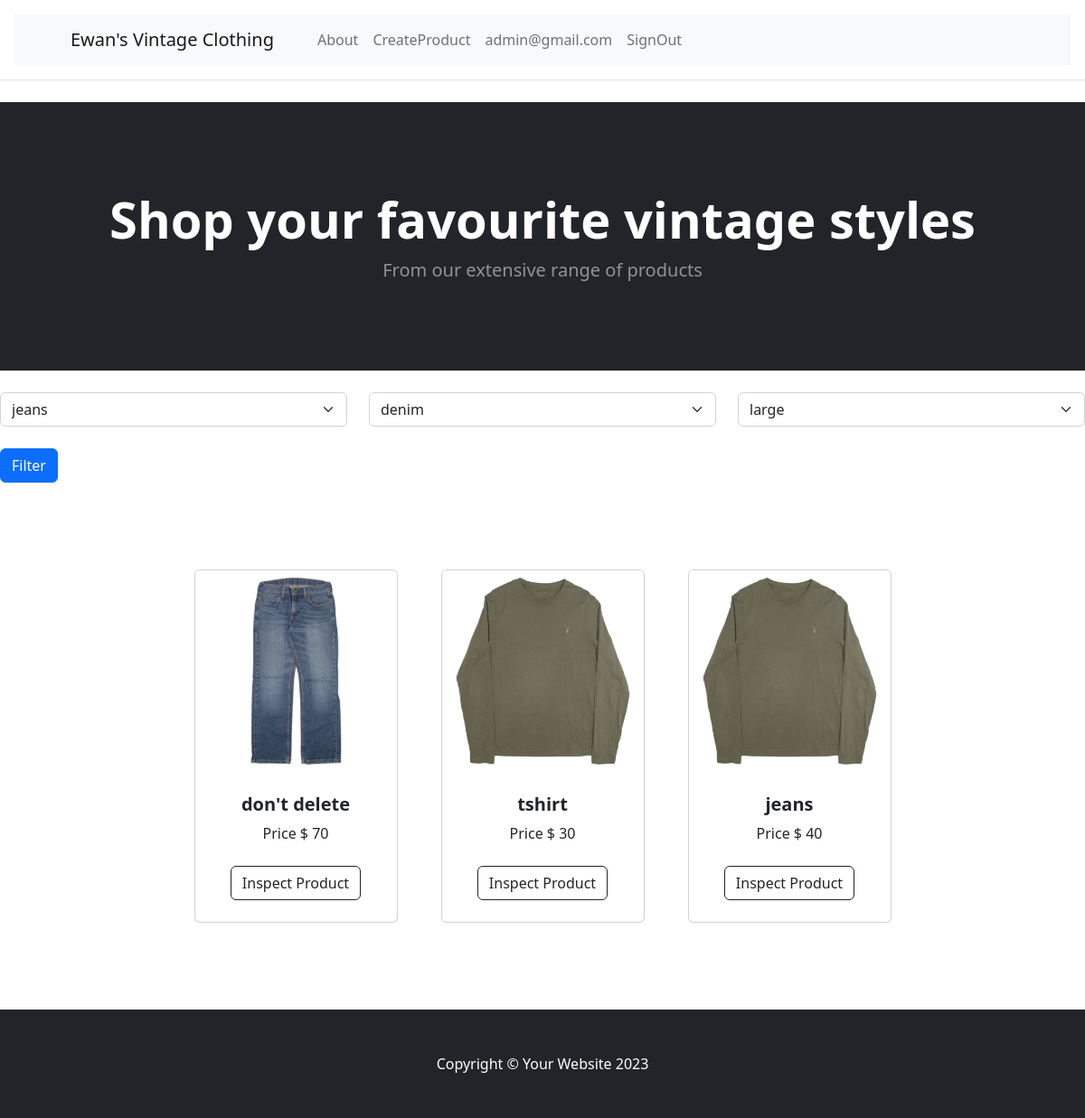
The page / (signed in) on the database its author committed.
### tables this page shows
CREATE TABLE User (
    id INTEGER PRIMARY KEY AUTOINCREMENT,
    firstname VARCHAR(255) NOT NULL,
    lastname VARCHAR(255) NOT NULL,
    email VARCHAR(255) NOT NULL UNIQUE,
    password TEXT NOT NULL,
    is_admin BOOLEAN NOT NULL DEFAULT 0,
    is_active BOOLEAN NOT NULL DEFAULT 1
);

CREATE TABLE Product (
    id INTEGER PRIMARY KEY AUTOINCREMENT,
    name VARCHAR(255) NOT NULL,
    description TEXT,
    stock INT NOT NULL CHECK (stock >= 0),
    price DECIMAL(10, 2) NOT NULL CHECK (price >= 0.00),
    imageurl VARCHAR(255) NOT NULL,
    created_by INT NOT NULL,
    product_type INT NOT NULL,
    created_at TIMESTAMP DEFAULT CURRENT_TIMESTAMP,
    FOREIGN KEY (created_by) REFERENCES User(id) ON DELETE CASCADE,
    FOREIGN KEY (product_type) REFERENCES ProductType(id) ON DELETE CASCADE
);

### app.py (the view)
@app.route('/',methods=['GET','POST'])
def products_spread():
    product_types=select_products_types()
    producttypename=request.args.get('producttypename')
    producttypematerial = request.args.get('producttypematerial')
    producttypesize = request.args.get('producttypesize')
    if producttypename:
        products=filter_products(name=producttypename, material=producttypematerial, size=producttypesize)
    else:
        products=select_products()
    return render_template('ProductSpread.html',products=products,product_types=product_types,
                           selected_producttypename=producttypename, selected_producttypematerial=producttypematerial,
                           selected_producttypesize=producttypesize)

### Model/Product.py (called while the page is built)
    def to_dict(self) -> dict:
        return {
            "id":self.id, "name":self.name, "material":self.material, "size":self.size
        }

    def to_dict(self):
        return {
            'id': self.id,
            'name': self.name,
            'description': self.description,
            'stock': self.stock,
            'price': self.price,
            'imageurl': self.imageurl,
            'created_by': self.created_by,
            'product_type': self.product_type,
            'created_at': self.created_at
        }

### Service/UserService.py (called while the page is built)
    def get_user_by_email(self,email):#gets a user by email from the DAO
        return select_user_by_email(email)

### app.py (called while the page is built)
@app.before_request
def before_request():
    email=session.get("email")
    if email is None:
        g.user = None
    else:
        validation = UserValidation()
        user=UserService(validation).get_user_by_email(email)
        if user:
            g.user=user
            if 'cart' not in session:
                session['cart'] = {"user": user.email, "items": [],}
            else:
                g.cart = session['cart']#assign cart to g.cart to access in the template easily
        else:
            session.clear()

### db.py (called while the page is built)
def select_user_by_email(email):
    mydb=get_db()
    row=mydb.execute("""SELECT id, firstname, lastname, email, password, is_admin, is_active FROM User WHERE email = ?""",
                 (email,)).fetchone()
    if row:
        user=UserRead(id=row[0], firstname=row[1], lastname=row[2], email=row[3], password=row[4], is_admin=row[5], is_active=row[6])
        return user

def get_db():
    db = getattr(g, '_database', None)
    if db is None:
        db = g._database = sqlite3.connect(DATABASE)
    return db

def select_products():
    mydb=get_db()
    rows=mydb.execute("""SELECT id, name, description, stock, price, imageurl, created_by, product_type, created_at FROM Product""").fetchall()
    products=[ProductRead(id=row[0],
                          name=row[1],
                          description=row[2],
                          stock=row[3],
                          price=row[4],
                          imageurl=row[5],
                          created_by=row[6],
                          product_type=row[7],
                          created_at=row[8]).to_dict() for row in rows]
    return products

### templates/ProductSpread.html
{% extends "base.html" %}
{% block content %}
        <header class="bg-dark py-5">
            <div class="container px-4 px-lg-5 my-5">
                <div class="text-center text-white">
                    <h1 class="display-4 fw-bolder">Shop your favourite vintage styles</h1>
                    <p class="lead fw-normal text-white-50 mb-0">From our extensive range of products</p>
                </div>
            </div>
        </header>
    <div class="row">
    <div class="col">
    <form method="get" action="{{ url_for('products_spread') }}">
    <div class="row my-4">
        <div class="col">
                  <select class="form-select" aria-label="Default select example"  name="producttypename">
            {% for product_type in product_types %}
          <option value="{{ product_type.name }}" {% if selected_producttypename==product_type.name %}selected{% endif %} >{{ product_type.name }}</option>
            {% endfor %}
        </select>
        </div>
        <div class="col">
                <select class="form-select" aria-label="Default select example"  name="producttypematerial">
            {% for product_type in product_types %}
          <option value="{{ product_type.material }}"{% if selected_producttypematerial==product_type.material %}selected{% endif %}>{{ product_type.material }}</option>
            {% endfor %}
        </select>
        </div>
        <div class="col">
                <select class="form-select" aria-label="Default select example"  name="producttypesize">
            {% for product_type in product_types %}
          <option value="{{ product_type.size }}"{% if selected_producttypesize==product_type.size %}selected{% endif %}>{{ product_type.size }}</option>
            {% endfor %}
        </select>
        </div>
    </div>
    <button type="submit" class="btn btn-primary">
        Filter
    </button>
    </form>
    </div>
    </div>
        <section class="py-5">
            <div class="container px-4 px-lg-5 mt-5">
                <div class="row gx-4 gx-lg-5 row-cols-2 row-cols-md-3 row-cols-xl-4 justify-content-center">
                    {% if products %}
                    {% for product in products %}
                    <div class="col mb-5">
                        <div class="card h-100">
                            <img class="card-img-top" src="{{ product.imageurl }}" alt="..." />
                            <div class="card-body p-4">
                                <div class="text-center">
                                    <h5 class="fw-bolder">{{ product.name }}</h5>
                                    Price $ {{ product.price }}
                                </div>
                            </div>
                            <div class="card-footer p-4 pt-0 border-top-0 bg-transparent">
                                <div class="text-center">
                                    <a class="btn btn-outline-dark mt-auto" href="{{ url_for('get_product',name=product.name) }}">Inspect Product</a>
                                </div>
                            </div>
                        </div>
                    </div>
                    {% endfor %}
                    {% else %}
                    <div>
                        <h4>
                            there is no products
                        </h4>
                    </div>
                    {% endif %}
                </div>
            </div>
        </section>
{% endblock %}

### templates/header.html (shortened to what this page needs)
<nav class="navbar navbar-expand-lg navbar-light bg-light">
            <div class="container px-4 px-lg-5">
                <a class="navbar-brand" href="{{ url_for('products_spread') }}">Ewan's Vintage Clothing</a>
                <div class="collapse navbar-collapse" id="navbarSupportedContent">
                    <ul class="navbar-nav me-auto mb-2 mb-lg-0 ms-lg-4">
                        <li class="nav-item"><a class="nav-link" href="{{ url_for('about_page') }}">About</a></li>
                        {% if g.user %}
                            {% if g.user.is_admin %}
                                <li class="nav-item"><a class="nav-link" href="{{ url_for('create_product') }}">CreateProduct</a>
                                </li>
                                {% endif %}
                        <li class="nav-item"><a class="nav-link" href="#">{{ g.user.email }}</a></li>
                        <li class="nav-item"><a class="nav-link" href="{{ url_for('signout_page') }}">SignOut</a></li>
                        {% else %}
                        <li class="nav-item"><a class="nav-link" href="{{ url_for('signup_page') }}">SignUp</a></li>
                        <li class="nav-item"><a class="nav-link" href="{{ url_for('signin_page') }}">SignIn</a></li>
                        {% endif %}
                    </ul>
                </div>
            </div>
        </nav>

### rows shown on the page
User: user.email "admin@gmail.com"
Product: imageurl (picture), name "don't delete", price "70"
Product: imageurl (picture), name "tshirt", price "30"
Product: imageurl (picture), name "jeans", price "40"

### other values the page prints
form field producttypename "jeans"
form field producttypematerial "denim"
form field producttypesize "large"
